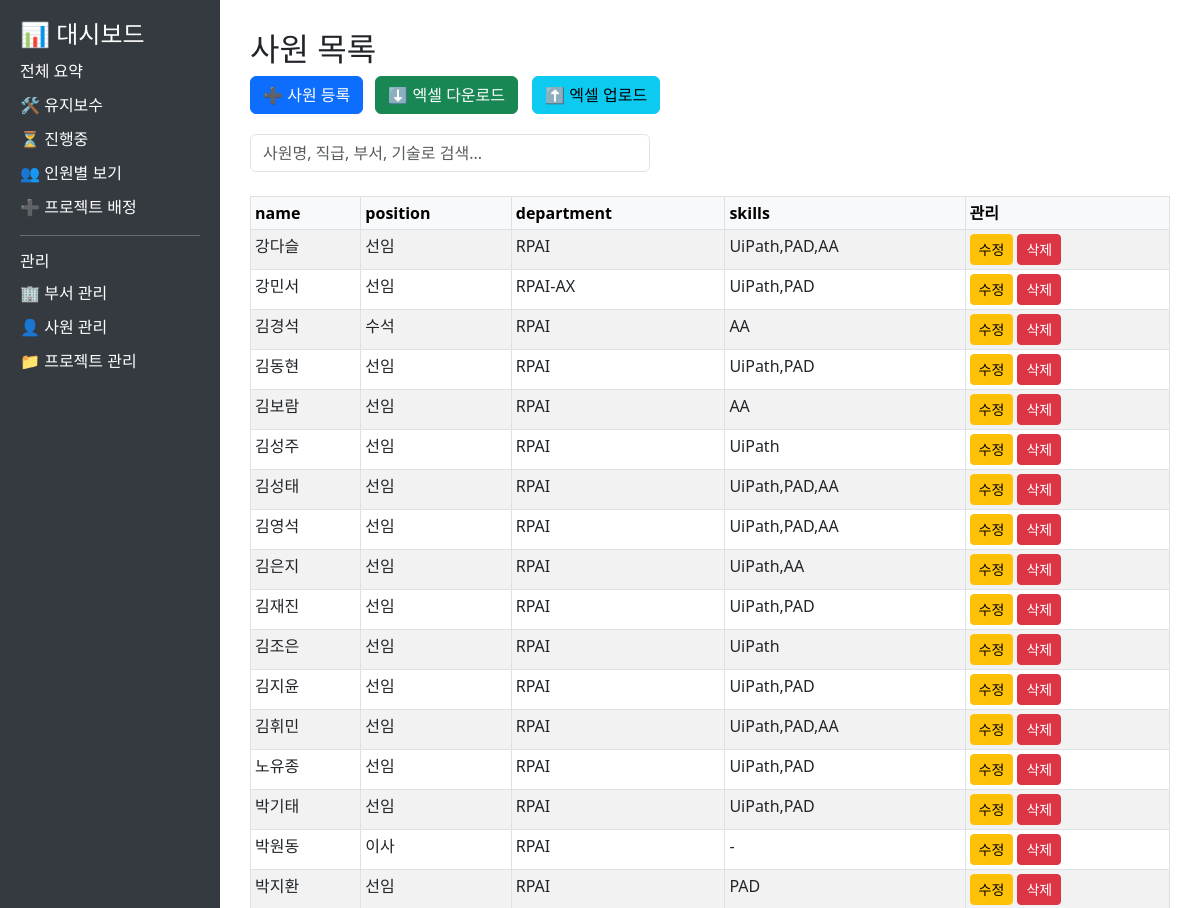
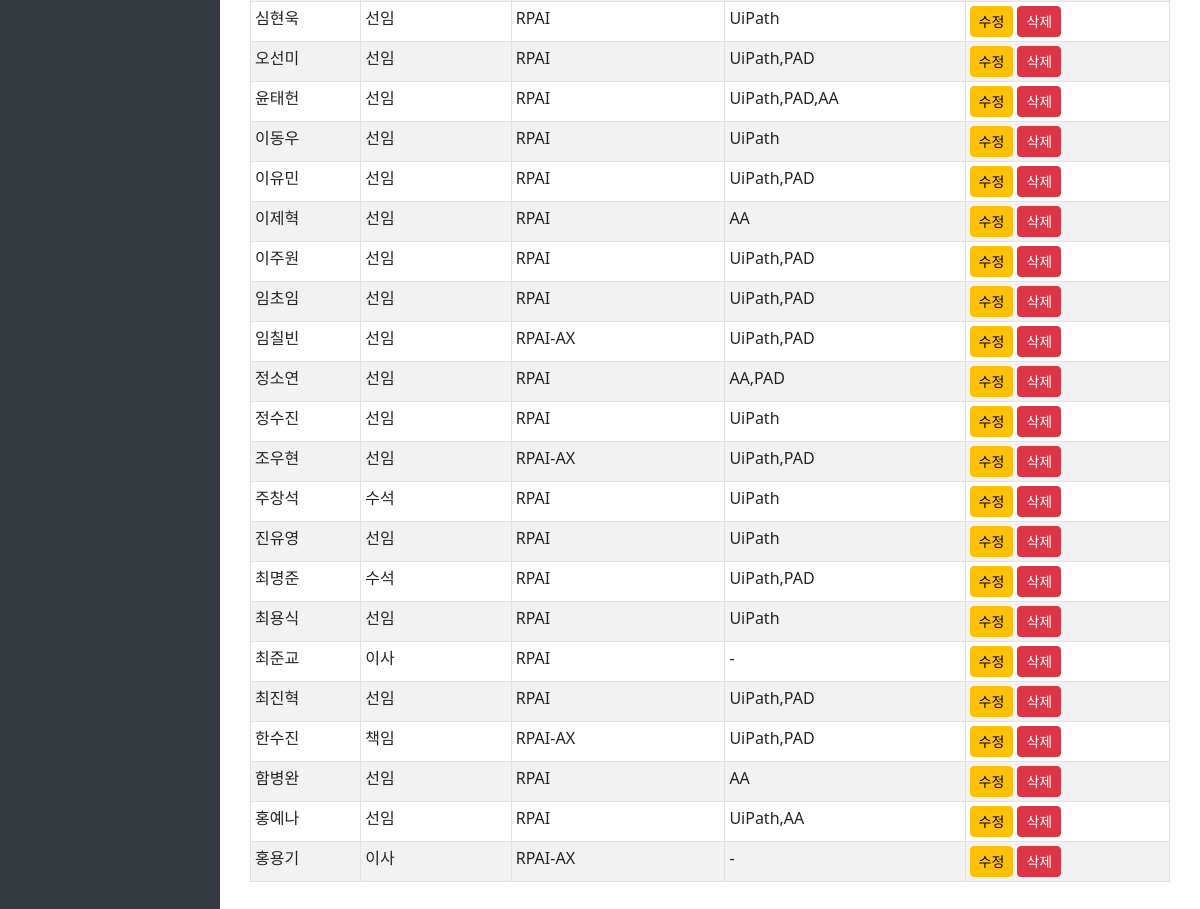
The page /employees on the database its author committed (2 pictures, top to bottom).
### tables this page shows
CREATE TABLE employees (
        employee_id INTEGER PRIMARY KEY AUTOINCREMENT,
        name TEXT NOT NULL,
        position TEXT,
        department_id INTEGER,
        skills TEXT,
        FOREIGN KEY (department_id) REFERENCES departments(department_id)
    );

CREATE TABLE departments (
        department_id INTEGER PRIMARY KEY AUTOINCREMENT,
        name TEXT NOT NULL
    );

### dashboard/app.py (the view)
@app.route("/employees")
def employee_page():
    try:
        df = get_all_employees()
        return render_template("dashboard.html", title="사원 목록", data=df)
    except Exception as e:
        flash(f"데이터를 불러오는 중 오류가 발생했습니다: {str(e)}", "danger")
        return render_template("dashboard.html", title="사원 목록", data=pd.DataFrame())

### dashboard/query.py (called while the page is built)
def get_connection():
    conn = sqlite3.connect(DB_PATH)
    conn.row_factory = sqlite3.Row  # 컬럼명을 딕셔너리 형태로 접근 가능하게 설정
    return conn

def get_all_employees():
    conn = get_connection()
    df = pd.read_sql_query("""
        SELECT e.employee_id, e.name, e.position, d.name AS department, e.skills
        FROM employees e
        LEFT JOIN departments d ON e.department_id = d.department_id
        ORDER BY e.employee_id
    """, conn)
    conn.close()
    return df

### dashboard/templates/dashboard.html (shortened to what this page needs)
<!DOCTYPE html>
<html>
<head>
    <link rel="stylesheet" href="https://cdn.jsdelivr.net/npm/bootstrap@5.3.0/dist/css/bootstrap.min.css">
</head>
<body>
    <div class="sidebar">
        <h4>📊 대시보드</h4>
        <a href="/">전체 요약</a>
        <a href="/maintenance">🛠 유지보수</a>
        <a href="/ongoing">⏳ 진행중</a>
        <a href="/assignment">👥 인원별 보기</a>
        <a href="/assignment/add">➕ 프로젝트 배정</a>
        <hr>
        <h6>관리</h6>
        <a href="/departments">🏢 부서 관리</a>
        <a href="/employees">👤 사원 관리</a>
        <a href="/projects">📁 프로젝트 관리</a>
    </div>
    <div class="content">
        <h2>{{ title }}</h2>
        {% if title == "사원 목록" %}
        <div class="action-buttons">
            <a href="{{ url_for('add_employee') }}" class="btn btn-primary">➕ 사원 등록</a>
            <a href="{{ url_for('download_employees') }}" class="btn btn-success ms-2">⬇️ 엑셀 다운로드</a>
            <form action="{{ url_for('upload_employees') }}" method="post" enctype="multipart/form-data"
                style="display:inline-block; margin-left:10px;">
                <label class="btn btn-info mb-0">
                    ⬆️ 엑셀 업로드
                </label>
            </form>
        </div>
        <div class="mb-3">
            <input type="text" class="form-control" id="employeeSearch" placeholder="사원명, 직급, 부서, 기술로 검색..."
                style="max-width: 400px;">
        </div>
        {% endif %}
        {% if data.empty %}
        <p class="text-muted">데이터가 없습니다.</p>
        {% else %}
        {% if title == "전체 프로젝트 요약" %}
        {% set col_order = ['project_name', 'project_type', 'site_name', 'start_date', 'end_date', 'status',
        'employees'] %}
        {% set col_map = {
        'project_name': '프로젝트명',
        'project_type': '유형',
        'site_name': '장소',
        'start_date': '시작일',
        'end_date': '종료일',
        'status': '상태',
        'employees': '배정 사원'
        } %}
        <div class="mb-4">
            <h4 class="text-warning mb-3">📅 예상 프로젝트</h4>
            <div class="table-container">
                <table class="table table-bordered table-striped table-sm">
                    <thead class="table-warning">
                        <tr>
                            {% for col in col_order %}
                            <th>{{ col_map.get(col, col) }}</th>
                            {% endfor %}
                            <th>상세</th>
                        </tr>
                    </thead>
                    <tbody>
                        {% for row in data.values %}
                        {% if row[data.columns.get_loc('status')] == '예상' or row[data.columns.get_loc('status')] == '대기'
                        %}
                        <tr>
                            {% for col in col_order %}
                            <td>
                                {% set idx = data.columns.get_loc(col) %}
                                {% if col == 'employees' %}
                                {% if row[idx] %}
                                {% for employee in row[idx].split(',') %}
                                <span class="badge bg-primary me-1">{{ employee.strip() }}</span>
                                {% endfor %}
                                {% else %}
                                <span class="text-muted">배정된 사원 없음</span>
                                {% endif %}
                                {% else %}
                                {{ row[idx] if row[idx] is not none else '-' }}
                                {% endif %}
                            </td>
                            {% endfor %}
                            <td>
                                <a href="{{ url_for('assignment_detail', project_id=row[data.columns.get_loc('project_id')] ) }}"
                                    class="btn btn-sm btn-info">상세 보기</a>
                            </td>
                        </tr>
                        {% endif %}
                        {% endfor %}
                    </tbody>
                </table>
            </div>
        </div>
        <div class="mb-4">
            <h4 class="text-primary mb-3">🔄 진행중인 프로젝트</h4>
            <div class="table-container">
                <table class="table table-bordered table-striped table-sm">
                    <thead class="table-primary">
                        <tr>
                            {% for col in col_order %}
                            <th>{{ col_map.get(col, col) }}</th>
                            {% endfor %}
                            <th>상세</th>
                        </tr>
                    </thead>
                    <tbody>
                        {% for row in data.values %}
                        {% if row[data.columns.get_loc('status')] == '진행중' %}
                        <tr>
                            {% for col in col_order %}
                            <td>
                                {% set idx = data.columns.get_loc(col) %}
                                {% if col == 'employees' %}
                                {% if row[idx] %}
                                {% for employee in row[idx].split(',') %}
                                <span class="badge bg-primary me-1">{{ employee.strip() }}</span>
                                {% endfor %}
                                {% else %}
                                <span class="text-muted">배정된 사원 없음</span>
                                {% endif %}
                                {% else %}
                                {{ row[idx] if row[idx] is not none else '-' }}
                                {% endif %}
                            </td>
                            {% endfor %}
                            <td>
                                <a href="{{ url_for('assignment_detail', project_id=row[data.columns.get_loc('project_id')] ) }}"
                                    class="btn btn-sm btn-info">상세 보기</a>
                            </td>
                        </tr>
                        {% endif %}
                        {% endfor %}
                    </tbody>
                </table>
            </div>
        </div>
        {% else %}
        <div class="table-container mt-4">
            <table class="table table-bordered table-striped table-sm">
                <thead class="table-light">
                    <tr>
                        {% for col in data.columns %}
                        {% if not (title == "사원 목록" and loop.index0 == 0 and col == 'employee_id') %}
                        <th>{% if col_map is defined %}{{ col_map.get(col, col) }}{% else %}{{ col }}{% endif %}</th>
                        {% endif %}
                        {% endfor %}
                        {% if title in ["부서 목록", "사원 목록", "프로젝트 목록"] %}
                        <th>관리</th>
                        {% elif title == "프로젝트별 인원" %}
                        <th>상세</th>
                        {% endif %}
                    </tr>
                </thead>
                <tbody>
                    {% for row in data.values %}
                    <tr {% if title=="사원 목록" %}data-search="{{ row[1] }} {{ row[2] }} {{ row[3] }} {{ row[4] }}" {%
                        endif %}>
                        {% for cell in row %}
                        {% if not (title == "사원 목록" and loop.index0 == 0) %}
                        <td>
                            {% if data.columns[loop.index0] == 'employees' %}
                            {% if cell %}
                            {% for employee in cell.split(',') %}
                            <span class="badge bg-primary me-1">{{ employee.strip() }}</span>
                            {% endfor %}
                            {% else %}
                            <span class="text-muted">배정된 사원 없음</span>
                            {% endif %}
                            {% else %}
                            {{ cell if cell is not none else '-' }}
                            {% endif %}
                        </td>
                        {% endif %}
                        {% endfor %}
                        {% if title == "부서 목록" %}
                        <td>
                            <a href="{{ url_for('edit_department', department_id=row[0]) }}"
                                class="btn btn-sm btn-warning">수정</a>
                            <button class="btn btn-sm btn-danger delete-btn" data-type="department"
                                data-id="{{ row[0] }}" data-name="{{ row[1] }}">삭제</button>
                        </td>
                        {% elif title == "사원 목록" %}
                        <td>
                            <a href="{{ url_for('edit_employee', employee_id=row[0]) }}"
                                class="btn btn-sm btn-warning">수정</a>
                            <button class="btn btn-sm btn-danger delete-btn" data-type="employee" data-id="{{ row[0] }}"
                                data-name="{{ row[1] }}">삭제</button>
                        </td>
                        {% endif %}
                    </tr>
                    {% endfor %}
                </tbody>
            </table>
        </div>
        {% endif %}
        {% endif %}
    </div>
</body>
</html>

### dashboard/templates/dashboard.html (style rules this page uses)
body { display: flex; }
.sidebar { width: 220px; background-color: #343a40; min-height: 100vh; padding: 20px; color: white; }
.sidebar a { color: #ffffff; text-decoration: none; display: block; margin: 10px 0; }
.content { flex-grow: 1; padding: 30px; }
.table-container { overflow-x: auto; }
.action-buttons { margin-bottom: 20px; }

### rows shown on the page
employees: name "강다슬", position "선임", skills "UiPath,PAD,AA"
departments: name "RPAI"
employees: name "강민서", position "선임", skills "UiPath,PAD"
departments: name "RPAI-AX"
employees: name "김경석", position "수석", skills "AA"
employees: name "김동현", position "선임", skills "UiPath,PAD"
employees: name "김보람", position "선임", skills "AA"
employees: name "김성주", position "선임", skills "UiPath"
employees: name "김성태", position "선임", skills "UiPath,PAD,AA"
employees: name "김영석", position "선임", skills "UiPath,PAD,AA"
employees: name "김은지", position "선임", skills "UiPath,AA"
employees: name "김재진", position "선임", skills "UiPath,PAD"
employees: name "김조은", position "선임", skills "UiPath"
employees: name "김지윤", position "선임", skills "UiPath,PAD"
employees: name "김휘민", position "선임", skills "UiPath,PAD,AA"
employees: name "노유종", position "선임", skills "UiPath,PAD"
employees: name "박기태", position "선임", skills "UiPath,PAD"
employees: name "박원동", position "이사"
employees: name "박지환", position "선임", skills "PAD"
employees: name "심현욱", position "선임", skills "UiPath"
employees: name "오선미", position "선임", skills "UiPath,PAD"
employees: name "윤태헌", position "선임", skills "UiPath,PAD,AA"
employees: name "이동우", position "선임", skills "UiPath"
employees: name "이유민", position "선임", skills "UiPath,PAD"
employees: name "이제혁", position "선임", skills "AA"
employees: name "이주원", position "선임", skills "UiPath,PAD"
employees: name "임초임", position "선임", skills "UiPath,PAD"
employees: name "임칠빈", position "선임", skills "UiPath,PAD"
employees: name "정소연", position "선임", skills "AA,PAD"
employees: name "정수진", position "선임", skills "UiPath"
employees: name "조우현", position "선임", skills "UiPath,PAD"
employees: name "주창석", position "수석", skills "UiPath"
employees: name "진유영", position "선임", skills "UiPath"
employees: name "최명준", position "수석", skills "UiPath,PAD"
employees: name "최용식", position "선임", skills "UiPath"
employees: name "최준교", position "이사"
employees: name "최진혁", position "선임", skills "UiPath,PAD"
employees: name "한수진", position "책임", skills "UiPath,PAD"
employees: name "함병완", position "선임", skills "AA"
employees: name "홍예나", position "선임", skills "UiPath,AA"
employees: name "홍용기", position "이사"

### other values the page prints
{{ title }} "사원 목록"
{{ col }} "name" "position" "department" "skills"
{{ cell if cell is not none else '-' }} "-" "-" "-"
